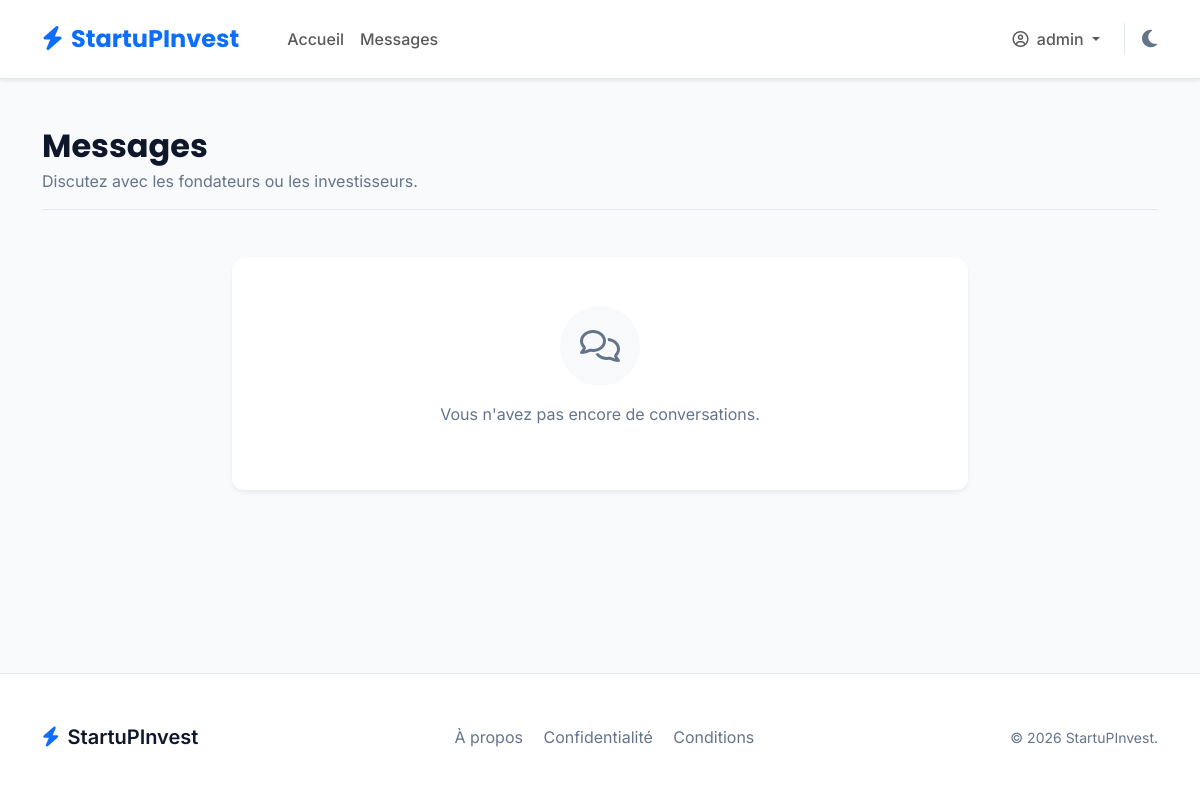
Page /public/messages (signed in) on the earlier database version.
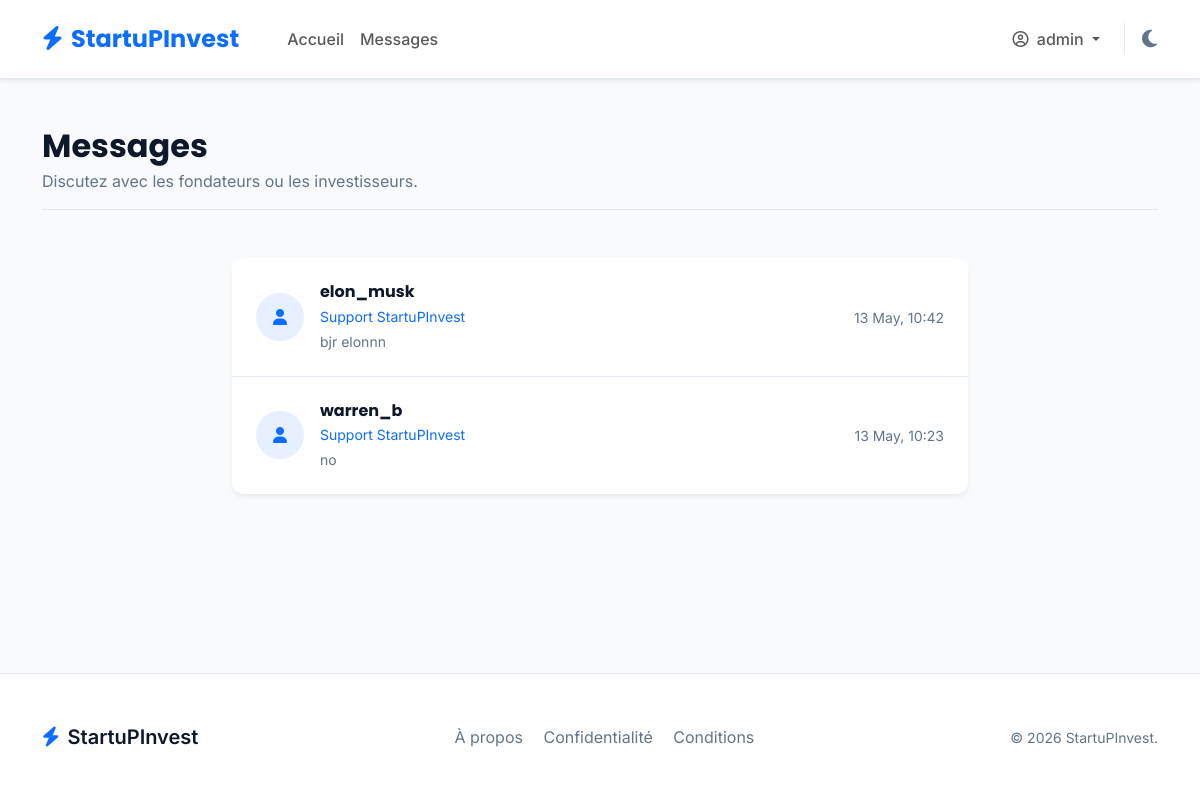
Same page on the later database version.
### tables this page shows
CREATE TABLE `messages` (
  `id` int NOT NULL AUTO_INCREMENT,
  `sender_id` int NOT NULL,
  `receiver_id` int NOT NULL,
  `project_id` int DEFAULT NULL,
  `contenu` text NOT NULL,
  `created_at` timestamp NULL DEFAULT CURRENT_TIMESTAMP,
  PRIMARY KEY (`id`),
  KEY `sender_id` (`sender_id`),
  KEY `receiver_id` (`receiver_id`),
  KEY `project_id` (`project_id`),
  CONSTRAINT `messages_ibfk_1` FOREIGN KEY (`sender_id`) REFERENCES `users` (`id`) ON DELETE CASCADE,
  CONSTRAINT `messages_ibfk_2` FOREIGN KEY (`receiver_id`) REFERENCES `users` (`id`) ON DELETE CASCADE,
  CONSTRAINT `messages_ibfk_3` FOREIGN KEY (`project_id`) REFERENCES `projects` (`id`) ON DELETE CASCADE
);

CREATE TABLE `users` (
  `id` int NOT NULL AUTO_INCREMENT,
  `nom` varchar(100) NOT NULL,
  `prenom` varchar(100) NOT NULL,
  `cin` varchar(8) DEFAULT NULL,
  `email` varchar(255) NOT NULL,
  `pseudo` varchar(100) NOT NULL,
  `password` varchar(255) NOT NULL,
  `role` enum('startuper','capital_risque','admin') NOT NULL,
  `nom_entreprise` varchar(255) DEFAULT NULL,
  `adresse_entreprise` text,
  `registre_commerce` varchar(100) DEFAULT NULL,
  `created_at` timestamp NULL DEFAULT CURRENT_TIMESTAMP,
  `statut` enum('actif','bloque') DEFAULT 'actif',
  PRIMARY KEY (`id`),
  UNIQUE KEY `email` (`email`),
  UNIQUE KEY `pseudo` (`pseudo`)
);

### app/Controllers/MessagesController.php (called while the page is built, shortened)
<?php
class MessagesController {
    public function index() {
        $messageModel = new Message();
        $all_messages = $messageModel->getConversationsByUser($_SESSION['user_id']);
        $conversations = [];
        foreach ($all_messages as $msg) {
            $user_id = (int)$_SESSION['user_id'];
            $msg_sender_id = (int)$msg['sender_id'];
            $msg_receiver_id = (int)$msg['receiver_id'];
            $other_id = ($msg_sender_id === $user_id) ? $msg_receiver_id : $msg_sender_id;
            $other_name = ($msg_sender_id === $user_id) ? $msg['receiver_name'] : $msg['sender_name'];
            $proj_id_key = ($msg['project_id'] === null) ? 'support' : $msg['project_id'];
            $key = $proj_id_key . '_' . $other_id;
            if (!isset($conversations[$key])) {
                $conversations[$key] = [
                    'project_id' => ($msg['project_id'] === null) ? 'null' : $msg['project_id'],
                    'project_title' => $msg['project_title'] ?: 'Support StartuPInvest',
                    'other_id' => $other_id,
                    'other_name' => $other_name,
                    'last_message' => $msg['contenu'],
                    'date' => $msg['created_at']
                ];
            }
        }
        require __DIR__ . '/../Views/messages/index.php';
    }
}

### config/Database.php (called while the page is built, shortened)
<?php
class Database {
    private static $instance = null;
    private $connection;
    private function __construct() {
        $this->host = getenv('DB_HOST') ?: 'db';
        $this->db_name = getenv('DB_NAME') ?: 'startupinvest';
        $this->username = getenv('DB_USER') ?: 'root';
        $this->password = getenv('DB_PASS') ?: 'root';
        try {
            $this->connection = new PDO("mysql:host=" . $this->host . ";dbname=" . $this->db_name . ";charset=utf8mb4", $this->username, $this->password);
            $this->connection->setAttribute(PDO::ATTR_ERRMODE, PDO::ERRMODE_EXCEPTION);
            $this->connection->setAttribute(PDO::ATTR_DEFAULT_FETCH_MODE, PDO::FETCH_ASSOC);
        } catch(PDOException $exception) {
            echo "Connection error: " . $exception->getMessage();
        }
    }
    public static function getInstance() {
        if(!self::$instance) {
            self::$instance = new Database();
        }
        return self::$instance;
    }
    public function getConnection() {
        return $this->connection;
    }
}
?>

### app/Models/Message.php (called while the page is built, shortened)
<?php
class Message {
    private $conn;
    private $table_name = "messages";
    public function __construct() {
        $this->conn = Database::getInstance()->getConnection();
    }
    public function getConversationsByUser($user_id) {
        $query = "SELECT m.*, p.titre as project_title,
                  u_sender.pseudo as sender_name, u_receiver.pseudo as receiver_name
                  FROM " . $this->table_name . " m
                  LEFT JOIN projects p ON m.project_id = p.id
                  JOIN users u_sender ON m.sender_id = u_sender.id
                  JOIN users u_receiver ON m.receiver_id = u_receiver.id
                  WHERE m.sender_id = :user_id OR m.receiver_id = :user_id
                  ORDER BY m.created_at DESC";
        $stmt = $this->conn->prepare($query);
        $stmt->bindParam(":user_id", $user_id);
        $stmt->execute();
        return $stmt->fetchAll(PDO::FETCH_ASSOC);
    }
}

### app/Views/messages/index.php (the view, shortened to what the changed rows need)
<?php require_once __DIR__ . '/../layouts/header.php'; ?>
<main class="container mt-5 flex-grow-1">
    <div class="d-flex justify-content-between align-items-center mb-5 pb-3 border-bottom border-custom">
        <div>
            <h2 class="fw-bold mb-1">Messages</h2>
        </div>
    </div>
    <div class="row justify-content-center">
        <div class="col-lg-8">
            <div class="saas-card border-0 overflow-hidden">
                <?php if(empty($conversations)): ?>
                    <div class="text-center py-5">
                        <div class="bg-light rounded-circle d-inline-flex align-items-center justify-content-center mb-3" style="width: 80px; height: 80px;">
                            <i class="fa-regular fa-comments fs-2 text-muted-custom"></i>
                        </div>
                        <p class="text-muted-custom">Vous n'avez pas encore de conversations.</p>
                    </div>
                <?php else: ?>
                    <div class="list-group list-group-flush">
                        <?php foreach($conversations as $conv): ?>
                            <a href="<?= URLROOT ?>/messages/chat?project_id=<?= $conv['project_id'] ?>&other_id=<?= $conv['other_id'] ?>"
                               class="list-group-item list-group-item-action bg-surface border-custom px-4 py-4 hover-elevate">
                                <div class="d-flex justify-content-between align-items-center">
                                    <div class="d-flex align-items-center">
                                        <div class="bg-primary bg-opacity-10 text-primary rounded-circle d-flex align-items-center justify-content-center me-3" style="width: 48px; height: 48px;">
                                            <i class="fa-solid fa-user"></i>
                                        </div>
                                        <div>
                                            <h6 class="fw-bold text-main mb-1"><?= htmlspecialchars($conv['other_name']) ?></h6>
                                            <div class="small text-primary mb-1"><?= htmlspecialchars($conv['project_title']) ?></div>
                                            <div class="small text-muted-custom text-truncate" style="max-width: 300px;">
                                                <?= htmlspecialchars($conv['last_message']) ?>
                                            </div>
                                        </div>
                                    </div>
                                    <div class="text-end">
                                        <small class="text-muted-custom"><?= date('d M, H:i', strtotime($conv['date'])) ?></small>
                                    </div>
                                </div>
                            </a>
                        <?php endforeach; ?>
                    </div>
                <?php endif; ?>
            </div>
        </div>
    </div>
</main>
<?php require_once __DIR__ . '/../layouts/footer.php'; ?>

Differences in the rows shown:
added messages: receiver.pseudo "elon_musk", project_title "Support StartuPInvest", contenu "bjr elonnn", created_at "13 May, 10:42"
added messages: receiver.pseudo "warren_b", project_title "Support StartuPInvest", contenu "no", created_at "13 May, 10:23"
Other differences:
text no longer shown: "Vous n'avez pas encore de conversations."
